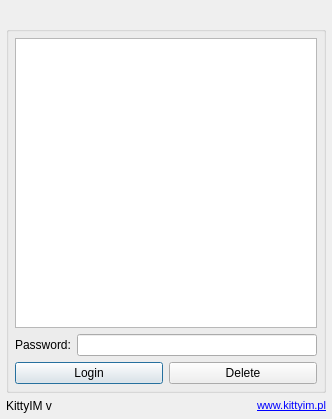
<?xml version="1.0" encoding="UTF-8"?>
<ui version="4.0">
 <class>ProfilesWindow</class>
 <widget class="QDialog" name="ProfilesWindow">
  <property name="geometry">
   <rect>
    <x>0</x>
    <y>0</y>
    <width>332</width>
    <height>419</height>
   </rect>
  </property>
  <property name="minimumSize">
   <size>
    <width>332</width>
    <height>419</height>
   </size>
  </property>
  <property name="maximumSize">
   <size>
    <width>332</width>
    <height>419</height>
   </size>
  </property>
  <property name="windowTitle">
   <string>Choose profile</string>
  </property>
  <property name="windowIcon">
   <iconset resource="../../res.qrc">
    <normaloff>:/icons/profile.ico</normaloff>:/icons/profile.ico</iconset>
  </property>
  <layout class="QGridLayout">
   <property name="margin">
    <number>6</number>
   </property>
   <item row="0" column="0">
    <widget class="QLabel" name="logoLabel">
     <property name="text">
      <string/>
     </property>
     <property name="pixmap">
      <pixmap resource="../../res.qrc">:/images/kitty_logo.png</pixmap>
     </property>
    </widget>
   </item>
   <item row="1" column="0">
    <widget class="QGroupBox" name="groupBox">
     <property name="title">
      <string/>
     </property>
     <layout class="QGridLayout">
      <property name="margin">
       <number>6</number>
      </property>
      <item row="0" column="0">
       <widget class="QTreeWidget" name="profilesWidget">
        <property name="iconSize">
         <size>
          <width>48</width>
          <height>48</height>
         </size>
        </property>
        <property name="verticalScrollMode">
         <enum>QAbstractItemView::ScrollPerPixel</enum>
        </property>
        <property name="indentation">
         <number>0</number>
        </property>
        <property name="headerHidden">
         <bool>true</bool>
        </property>
        <column>
         <property name="text">
          <string notr="true"/>
         </property>
        </column>
       </widget>
      </item>
      <item row="1" column="0">
       <layout class="QHBoxLayout">
        <item>
         <widget class="QLabel" name="passwordLabel">
          <property name="text">
           <string>Password:</string>
          </property>
         </widget>
        </item>
        <item>
         <widget class="QLineEdit" name="passwordEdit">
          <property name="echoMode">
           <enum>QLineEdit::Password</enum>
          </property>
         </widget>
        </item>
       </layout>
      </item>
      <item row="2" column="0">
       <layout class="QHBoxLayout">
        <item>
         <widget class="QPushButton" name="loginButton">
          <property name="text">
           <string>Login</string>
          </property>
         </widget>
        </item>
        <item>
         <widget class="QPushButton" name="deleteButton">
          <property name="text">
           <string>Delete</string>
          </property>
         </widget>
        </item>
       </layout>
      </item>
     </layout>
    </widget>
   </item>
   <item row="2" column="0">
    <layout class="QHBoxLayout">
     <item>
      <widget class="QLabel" name="versionLabel">
       <property name="text">
        <string notr="true">KittyIM v</string>
       </property>
      </widget>
     </item>
     <item>
      <widget class="QLabel" name="websiteLabel">
       <property name="text">
        <string notr="true">&lt;!DOCTYPE HTML PUBLIC &quot;-//W3C//DTD HTML 4.0//EN&quot; &quot;http://www.w3.org/TR/REC-html40/strict.dtd&quot;&gt;
&lt;html&gt;&lt;head&gt;&lt;meta name=&quot;qrichtext&quot; content=&quot;1&quot; /&gt;&lt;style type=&quot;text/css&quot;&gt;
p, li { white-space: pre-wrap; }
&lt;/style&gt;&lt;/head&gt;&lt;body style=&quot; font-family:'MS Shell Dlg 2'; font-size:8.25pt; font-weight:400; font-style:normal;&quot;&gt;
&lt;p style=&quot; margin-top:0px; margin-bottom:0px; margin-left:0px; margin-right:0px; -qt-block-indent:0; text-indent:0px;&quot;&gt;&lt;a href=&quot;http://www.kittyim.pl/&quot;&gt;&lt;span style=&quot; text-decoration: underline; color:#0000ff;&quot;&gt;www.kittyim.pl&lt;/span&gt;&lt;/a&gt;&lt;/p&gt;&lt;/body&gt;&lt;/html&gt;</string>
       </property>
       <property name="alignment">
        <set>Qt::AlignRight|Qt::AlignTrailing|Qt::AlignVCenter</set>
       </property>
       <property name="openExternalLinks">
        <bool>true</bool>
       </property>
      </widget>
     </item>
    </layout>
   </item>
  </layout>
 </widget>
 <tabstops>
  <tabstop>profilesWidget</tabstop>
  <tabstop>passwordEdit</tabstop>
 </tabstops>
 <resources>
  <include location="../../res.qrc"/>
 </resources>
 <connections/>
</ui>
